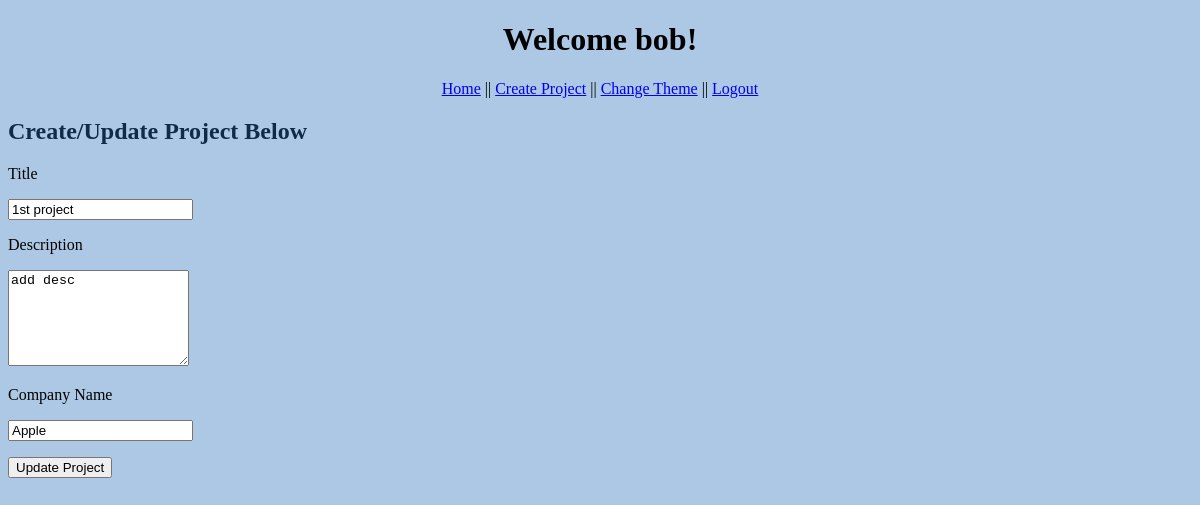
Before: /project/edit/1 (signed in) with the older database file.
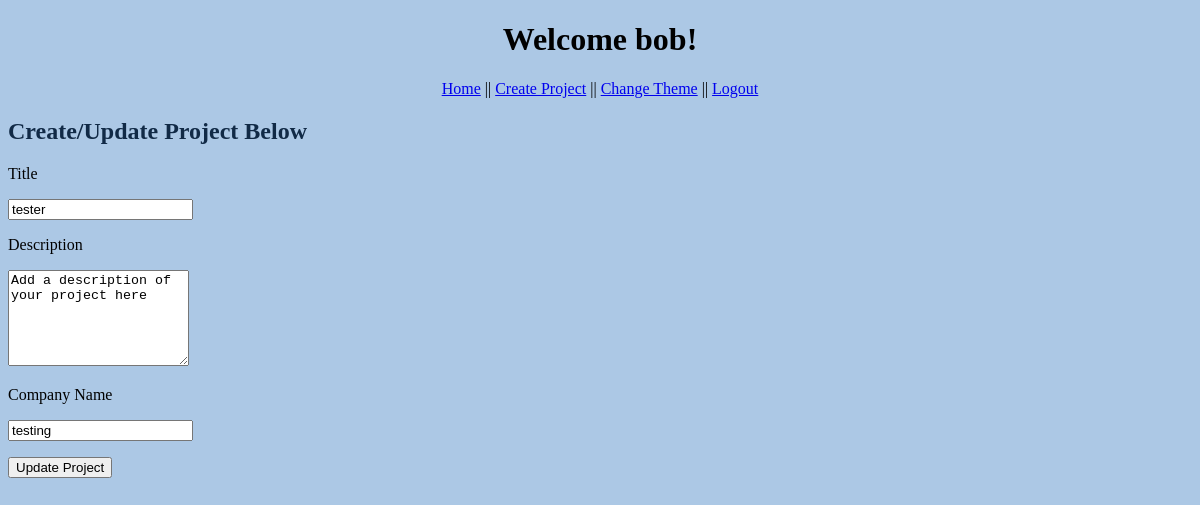
After: the same page with the newer database file.
### models.py (models this page shows, shortened)
class Project(db.Model):
    id = db.Column('id', db.Integer, primary_key = True)
    title = db.Column('title', db.String(200))
    detail = db.Column('detail', db.String(1000))
    company_name = db.Column('company_name', db.String(100))

### app.py (the view)
@app.route('/project/edit/<project_id>',methods=['GET','POST'])
def edit_project(project_id):
    if session.get('user'):
        if request.method == 'POST':
            title = request.form['title']
            detail = request.form['detail']
            company_name = request.form['company_name']
            update_project(project_id, title, detail, company_name)
            return redirect(url_for('index'))
        else:
            my_project = find_project_by_id(project_id)
            return render_template('new_project.html', project=my_project, user=session['user'], theme=session['user_theme'])
    return redirect(url_for('login'))

### models.py (called while the page is built)
def find_project_by_id(p_id):
    return db.session.query(Project).filter_by(id = p_id).one()

### templates/new_project.html (shortened to what this page needs)
<!DOCTYPE html>
<html lang="en">
<head>
    {% if theme == 1 %}
        <link rel="stylesheet" href="{{ url_for('static', filename='main.css')}}">
    {% else %}
        <link rel="stylesheet" href="{{ url_for('static', filename='second.css')}}">
    {% endif %}
</head>
<body>
    <h1>Welcome {{user}}!</h1>
    <nav>
        <a href="{{ url_for('index') }}">Home</a> ||
            <a href="{{ url_for('new_project') }}">Create Project</a> ||
            <a href="{{ url_for('change_style', theme_id=theme) }}" method = "get">Change Theme</a> ||
            <a href="{{ url_for('logout') }}">Logout</a>
    </nav>
    <h2>Create/Update Project Below</h2>
    {% if project %}
        <form action="{{url_for('edit_project',project_id=project.id)}}" method="POST">
    {% else %}
        <form action="{{url_for('new_project')}}" method="POST">
    {% endif %}
        <p><label>Title </label></p>
        <p><input type="text" name="title" value="{% if project %}{{project.title}}{% endif %}" /></p>
        <p><label>Description </label></p>
        <p>
            {% if project %}
                <textarea name="detail" rows="6" cols="0">{{project.detail}}</textarea>
            {% else %}
                <textarea name="detail" rows="6" cols="0">Add a description of your project here</textarea>
            {% endif %}
        </p>
        <p><label>Company Name</label></p>
        <p><input type="text" name="company_name" value="{% if project %}{{project.company_name}}{% endif %}" /></p>
        <p>
            {% if project %}
                <input type="submit" value="Update Project" />
            {% else %}
                <input type="submit" value="Add Project" />
            {% endif %}
        </p>
    </form>
</body>
</html>

Changed rows visible on the page:
changed Project: title "1st project" → "tester"; detail "add desc" → "Add a description of your project here"; company_name "Apple" → "testing"
